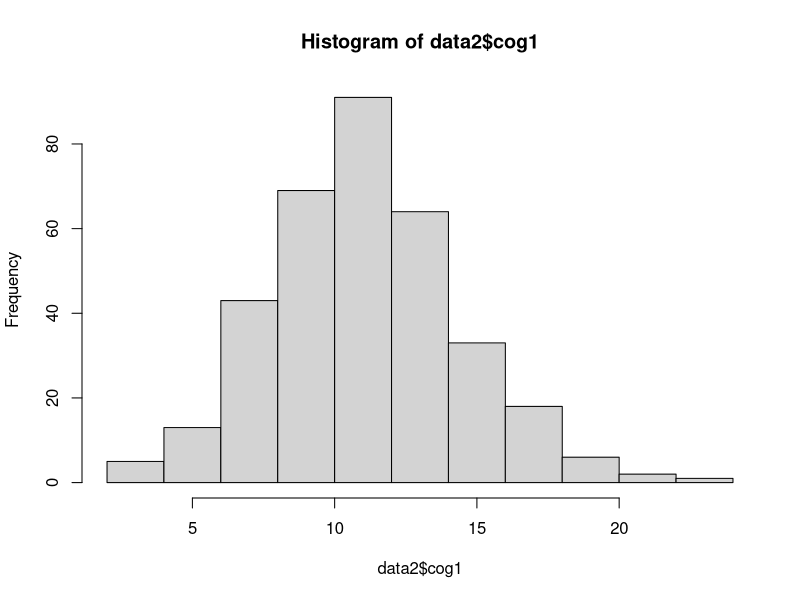
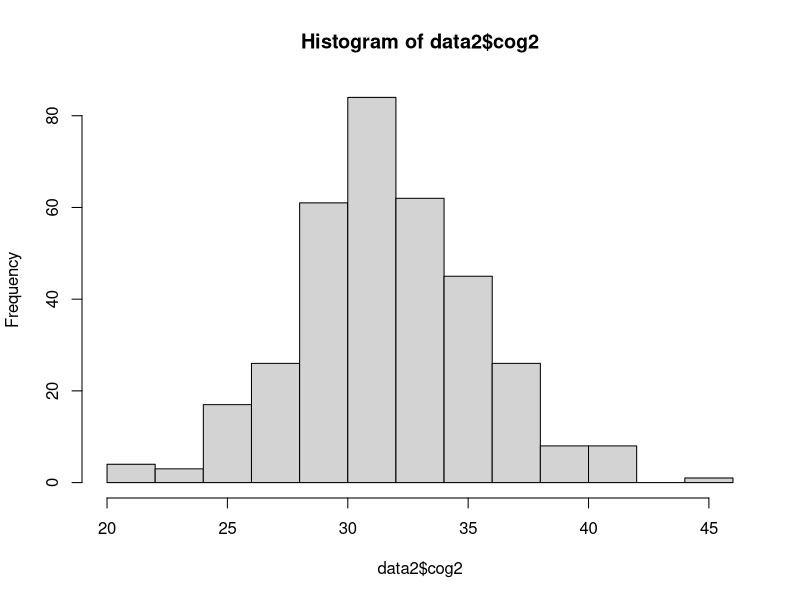
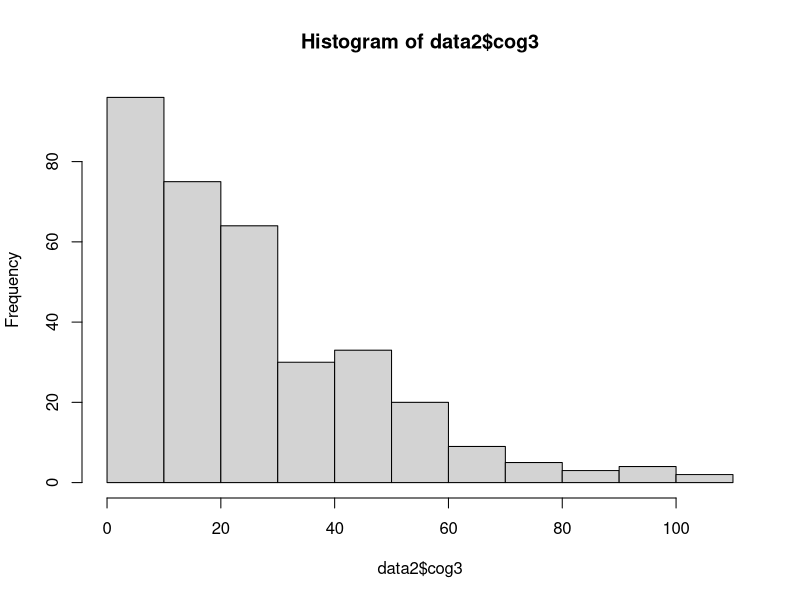
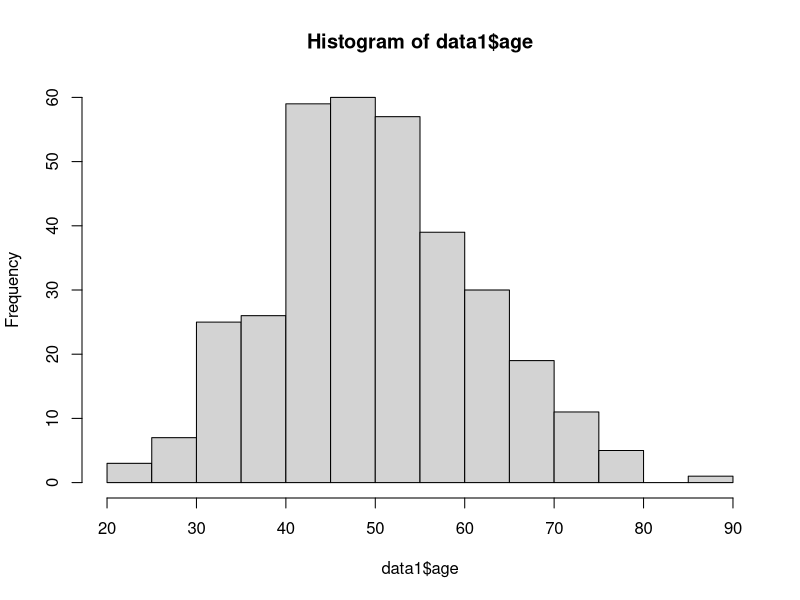

The R source for these figures, in order: (Note: this script raises an error after producing the figures.)
## ---- chunk 1
library(readr)

data1 <- read_csv("data/messy_demographic.csv")
data2 <- read_csv("data/messy_cognitive.csv")
## ---- chunk 2
head(data1)
## ---- chunk 3
tail(data2)
## ---- chunk 4
names(data1)
## ---- chunk 5
ls(data1)
## ---- chunk 6
summary(data1)
summary(data2)
## ---- chunk 7
data1[data1==""] <- NA
data1[data1=="missing"] <- NA
data1[data1=="9999"] <- NA
## ---- chunk 8
data1$age <- as.numeric(as.character(data1$age))
data1$ethnicity <- factor(data1$ethnicity,levels=c("Cauc","AA","As","In","Other"))
data1$sex <- factor(data1$sex, levels=c(0,1), labels=c("Male","Female"))
data1$dx <- factor(data1$dx, levels=c(0,1), labels=c("Control","Case"))
## ---- chunk 9
data2[data2==""] <- NA
data2[data2=="missing"] <- NA
data2[data2=="9999"] <- NA
## ---- chunk 10
data2$cog1 <- as.numeric(as.character(data2$cog1))
data2$cog2 <- as.numeric(as.character(data2$cog2))
data2$cog3 <- as.numeric(as.character(data2$cog3))
## ---- chunk 11
library(stringr)
data2$subject_ID <- str_replace(data2$subID,"subject","SUB_")
## ---- chunk 12
library(dplyr)
alldata <- inner_join(data1,data2,by="subject_ID")
## ---- chunk 13
hist(data2$cog1)
hist(data2$cog2)
hist(data2$cog3)
hist(data1$age)
## ---- chunk 14
ftable(data=alldata,dx~sex)
## ---- chunk 15
dxXsex_table <- ftable(data=alldata,dx~sex)
## ---- chunk 16
chisq.test(dxXsex_table)
## ---- chunk 17
fisher.test(dxXsex_table)
## ---- chunk 18
table(alldata[ ,c("dx","sex")])
## ---- chunk 19
t.test(cog1 ~ dx, data=alldata)
ggplot(alldata, aes(x=dx, y=cog1)) + geom_boxplot()
